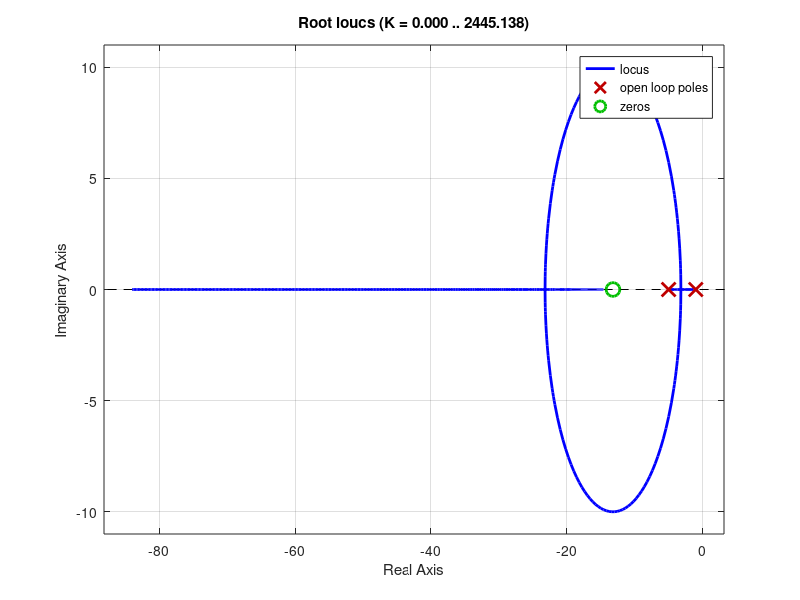

Write MATLAB code to recreate this figure. (Note: this script raises an error after producing the figure.)
%% Ejemplo 1

clc;
Mp = 10;
ts = 1;
zita=(-log(Mp/100))/(sqrt(pi^2+log(Mp/100)^2));
wn = 4/(zita*ts);
wd = wn*sqrt(1-zita^2);
p1 = -zita*wn + wd*1i;
p2 = -zita*wn + wd*1i;

s = tf('s');

Gp = 1/(s*(s+5)*(s+8));
Gr = 0.2*s + 1;
rlocus(Gp*Gr)

K = 229;
Gbc = feedback(Gr*Gp*K,1);
step (Gbc);

pole(Gbc)
zero(Gbc)

%% Ejemplo 2
clear all; close all;
clc;

Mp = 4;
ts = 1;
zita=(-log(Mp/100))/(sqrt(pi^2+log(Mp/100)^2));
wn = 4/(zita*ts);
wd = wn*sqrt(1-zita^2);
p1 = -zita*wn + wd*1i
p2 = -zita*wn + wd*1i


s = tf('s');

Gp = 0.5/((s+5)*(s+1));
Gr = 1/13.2*s + 1;
rlocus(Gp*Gr)
[K,p] = rlocfind(Gp*Gr,[-4+3.9i])

Gbc = feedback(40*Gr*Gp,1);
figure();
step (Gbc);

zero(Gbc)

%% Ejemplo 3
clear all; close all;
clc;

ts = 2.5;
zita = 0.5;
wn = 4/(zita*ts);
wd = wn*sqrt(1-zita^2);
p1 = -zita*wn + wd*1i
p2 = -zita*wn + wd*1i


s = tf('s');

Gp = 1/(s^2+3.6*s+9);
pole(Gp)

%%
Gr = 1/13.2*s + 1;
rlocus(Gp*Gr)
[K,p] = rlocfind(Gp*Gr,[-4+3.9i])

Gbc = feedback(40*Gr*Gp,1);
figure();
step (Gbc);

zero(Gbc)